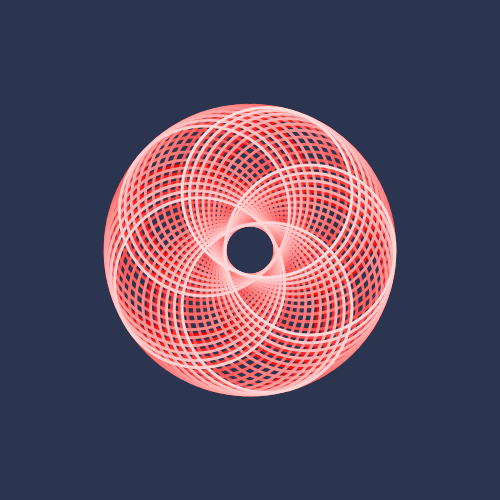
Frame 1 (no input)
Frame 60 (no input): identical to frame 1, image omitted
Frame 120 (the mouse pressed at the canvas centre since frame 60): identical to frame 1, image omitted

The p5.js sketch that drew this single still picture (run headless with seeded random() and noise() and a simulated clock; from frame 60 on, the mouse is pressed at the canvas centre):

// p5.js sketch
// ── sketch.js
//Entendiendo la funcion for mientras se realiza math art.

function setup() {
  createCanvas(500, 500);
}

function draw() {
  background(43,53,79);
  noFill();
  strokeWeight (3);
  
  let col = {
    r: 255,
    g: 0,
    b: 0
  };
  
  //noLoop();
  
  for(angulo=0;angulo<=360;angulo=angulo+5){
    x = cos(angulo);
    y = sin(angulo);
    //col.r = col.r +5;
    col.g = col.g +3,5*cos(angulo);
    col.b = col.b +3,5*sin(angulo);
    
    if(col.g>=255){
        col.g=0;
       }
    if(col.b>=255){
        col.b=0;
       }
    
    stroke (col.r, col.g, col.b);
    circle(250-60*x,250-60*y,170);

  }
}
